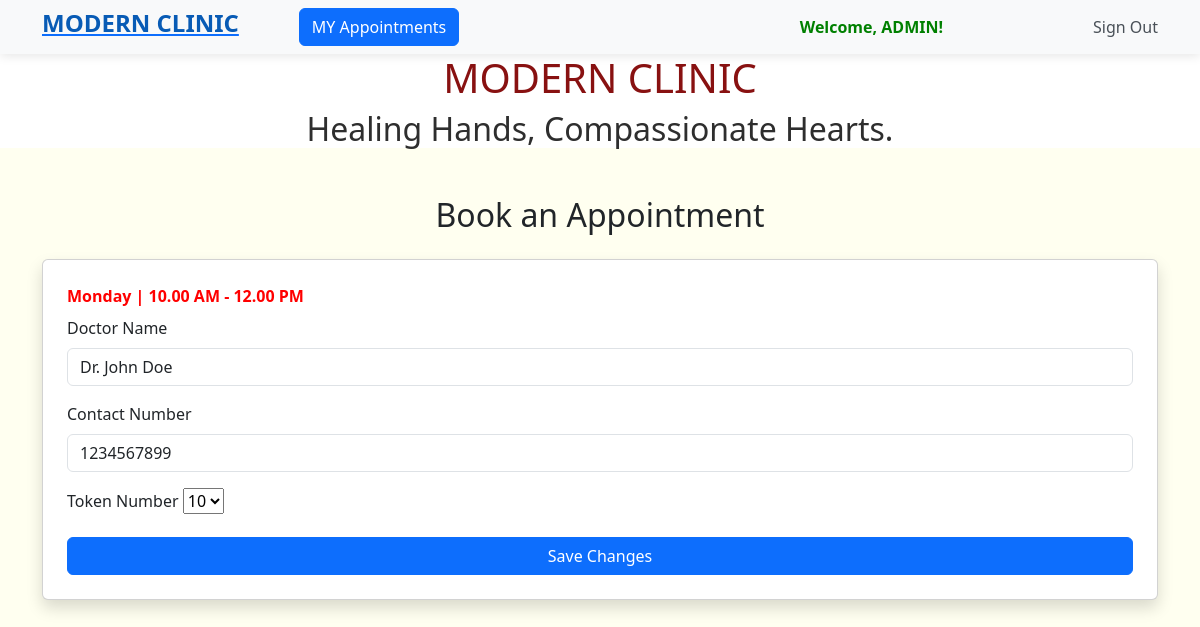
/edit_appointment/1/1 (signed in), run on an earlier commit of the app's database.
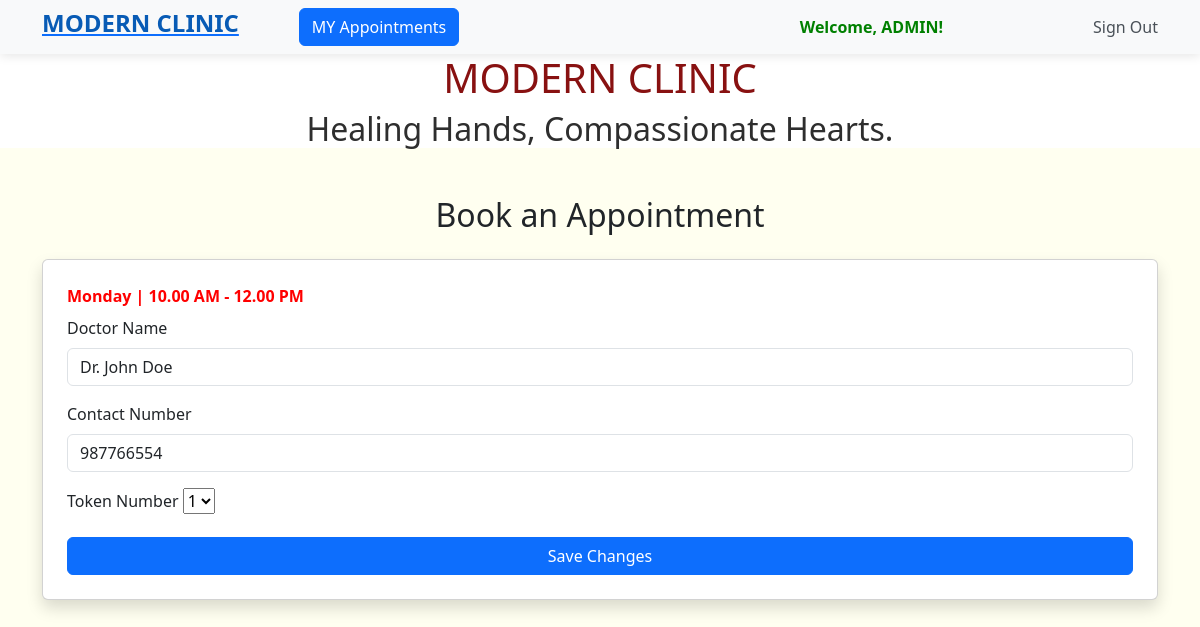
And on a later commit of the database.
### booking/models.py (models this page shows, shortened)
class Appointment(models.Model):
    user = models.ForeignKey(User,on_delete=models.CASCADE)
    contact_no = models.PositiveIntegerField(null=True)
    doctor = models.ForeignKey(TeamofDoctors,on_delete=models.CASCADE)
    token = models.OneToOneField(Token,on_delete=models.CASCADE)
    booking_datetime = models.DateTimeField(default=timezone.now)

class Token(models.Model):
    doctor = models.ForeignKey(TeamofDoctors,on_delete=models.CASCADE)
    token_number = models.PositiveIntegerField()
    is_booked = models.BooleanField(default=False)

### booking/views.py (the view)
# urls.py: path('edit_appointment/<int:doctor_id>/<token_no>',views.edit_appointment,name="edit_appointment"),
@login_required
def edit_appointment(request,doctor_id,token_no):
    doctor = TeamofDoctors.objects.get(id=doctor_id)
    tokens = Token.objects.filter(doctor=doctor_id,is_booked=False)
    appointment = Appointment.objects.get(user=request.user,doctor=doctor_id)
    return render(request,"booking/edit_appointment.html",{'doctor':doctor,'tokens':tokens,'appointment':appointment})

### booking/templates/booking/edit_appointment.html (shortened to what this page needs)
<!DOCTYPE html>
{% extends 'booking/home.html'%}
{% block content %}
<html lang="en">
<head>
    <link rel="stylesheet" href="https://cdn.jsdelivr.net/npm/bootstrap@5.3.0/dist/css/bootstrap.min.css">
</head>
<body>
<div class="container mt-5">
    <h2 class="text-center mb-4">Book an Appointment</h2>
    <div class="card p-4 shadow">
        <form method="post" action="{% url 'save_changes' old_token=appointment.token.token_number %}">
            <strong><label style="color: red;" for="" class="form-label">{{doctor.op_date}}</label></strong>
            <div class="mb-3">
                <label for="patientName" class="form-label">Doctor Name</label>
                <input type="text" class="form-control"  value="{{doctor.name}}" readonly>
            </div>
            <div class="mb-3">
                <label for="contactNumber" class="form-label">Contact Number</label>
                <input type="tel" class="form-control" id="contactNumber" placeholder="Enter your contact number" name="mobile_no" value="{{appointment.contact_no}}" required>
            </div>
            <div class="mb-3">
                <label for="tokenNumber" class="form-label">Token Number</label>
                <select name="token_id">
                    <option>{{appointment.token.token_number}}</option>
                </select>
            </div>
            <button type="submit" class="btn btn-primary w-100">Save Changes</button>
        </form>
    </div>
</div>
</body>
</html>
{% endblock %}

What changed in the data, as far as the page shows it:
removed Appointment: mobile_no "1234567899", token_id "10"
added Appointment: mobile_no "987766554", token_id "1"
